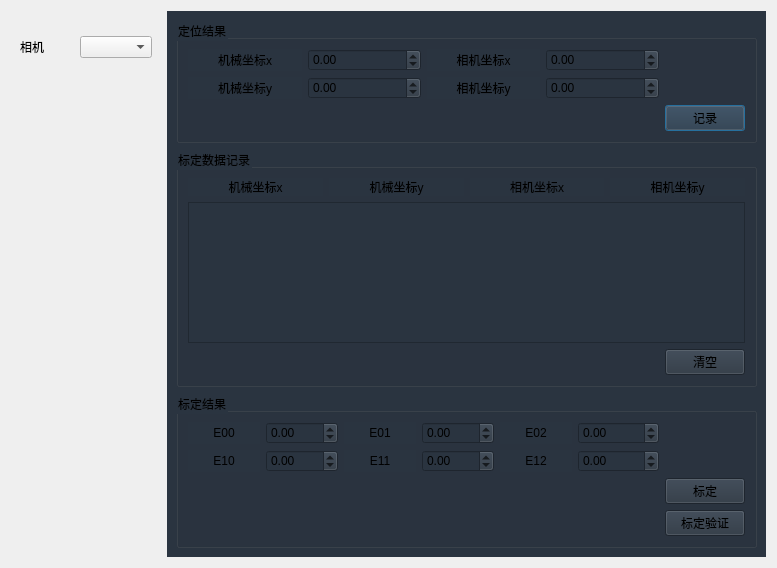
<?xml version="1.0" encoding="UTF-8"?>
<ui version="4.0">
 <class>DialogCalibration</class>
 <widget class="QDialog" name="DialogCalibration">
  <property name="geometry">
   <rect>
    <x>0</x>
    <y>0</y>
    <width>777</width>
    <height>568</height>
   </rect>
  </property>
  <property name="windowTitle">
   <string>相机标定</string>
  </property>
  <layout class="QGridLayout" name="gridLayout_12">
   <item row="0" column="0">
    <layout class="QGridLayout" name="gridLayout" columnstretch="1,4">
     <item row="0" column="0">
      <widget class="QWidget" name="widget" native="true">
       <layout class="QGridLayout" name="gridLayout_4">
        <property name="topMargin">
         <number>25</number>
        </property>
        <property name="verticalSpacing">
         <number>25</number>
        </property>
        <item row="0" column="1">
         <widget class="QComboBox" name="comboBox_cam"/>
        </item>
        <item row="0" column="0">
         <widget class="QLabel" name="label">
          <property name="text">
           <string>相机</string>
          </property>
         </widget>
        </item>
        <item row="1" column="0">
         <spacer name="verticalSpacer">
          <property name="orientation">
           <enum>Qt::Vertical</enum>
          </property>
          <property name="sizeHint" stdset="0">
           <size>
            <width>20</width>
            <height>40</height>
           </size>
          </property>
         </spacer>
        </item>
       </layout>
      </widget>
     </item>
     <item row="0" column="1">
      <widget class="QWidget" name="widget_2" native="true">
       <property name="styleSheet">
        <string notr="true">QWidget
{
background-color: rgb(42, 52, 64);
}</string>
       </property>
       <layout class="QGridLayout" name="gridLayout_3" rowstretch="2,4,2">
        <item row="0" column="0">
         <widget class="QGroupBox" name="groupBox_3">
          <property name="title">
           <string>定位结果</string>
          </property>
          <layout class="QGridLayout" name="gridLayout_11">
           <item row="0" column="0">
            <layout class="QGridLayout" name="gridLayout_8" columnstretch="1,1,0">
             <item row="0" column="0">
              <layout class="QGridLayout" name="gridLayout_6" rowstretch="0,0">
               <item row="0" column="0">
                <widget class="QLabel" name="label_6">
                 <property name="text">
                  <string>机械坐标x</string>
                 </property>
                 <property name="alignment">
                  <set>Qt::AlignCenter</set>
                 </property>
                </widget>
               </item>
               <item row="1" column="0">
                <widget class="QLabel" name="label_4">
                 <property name="text">
                  <string>机械坐标y</string>
                 </property>
                 <property name="alignment">
                  <set>Qt::AlignCenter</set>
                 </property>
                </widget>
               </item>
               <item row="0" column="1">
                <widget class="QDoubleSpinBox" name="doubleSpinBox_robotX">
                 <property name="minimum">
                  <double>-99999.000000000000000</double>
                 </property>
                 <property name="maximum">
                  <double>99999.000000000000000</double>
                 </property>
                </widget>
               </item>
               <item row="1" column="1">
                <widget class="QDoubleSpinBox" name="doubleSpinBox_robotY">
                 <property name="minimum">
                  <double>-99999.000000000000000</double>
                 </property>
                 <property name="maximum">
                  <double>99999.000000000000000</double>
                 </property>
                </widget>
               </item>
              </layout>
             </item>
             <item row="0" column="1">
              <layout class="QGridLayout" name="gridLayout_7">
               <item row="0" column="0">
                <widget class="QLabel" name="label_7">
                 <property name="text">
                  <string>相机坐标x</string>
                 </property>
                 <property name="alignment">
                  <set>Qt::AlignCenter</set>
                 </property>
                </widget>
               </item>
               <item row="0" column="1">
                <widget class="QDoubleSpinBox" name="doubleSpinBox_camX">
                 <property name="minimum">
                  <double>-99999.000000000000000</double>
                 </property>
                 <property name="maximum">
                  <double>99999.000000000000000</double>
                 </property>
                </widget>
               </item>
               <item row="1" column="0">
                <widget class="QLabel" name="label_5">
                 <property name="text">
                  <string>相机坐标y</string>
                 </property>
                 <property name="alignment">
                  <set>Qt::AlignCenter</set>
                 </property>
                </widget>
               </item>
               <item row="1" column="1">
                <widget class="QDoubleSpinBox" name="doubleSpinBox_camY">
                 <property name="minimum">
                  <double>-99999.000000000000000</double>
                 </property>
                 <property name="maximum">
                  <double>99999.000000000000000</double>
                 </property>
                </widget>
               </item>
              </layout>
             </item>
             <item row="1" column="2">
              <widget class="QPushButton" name="pushButton_record">
               <property name="text">
                <string>记录</string>
               </property>
              </widget>
             </item>
            </layout>
           </item>
          </layout>
         </widget>
        </item>
        <item row="1" column="0">
         <widget class="QGroupBox" name="groupBox_2">
          <property name="title">
           <string>标定数据记录</string>
          </property>
          <layout class="QGridLayout" name="gridLayout_2">
           <item row="0" column="0" colspan="2">
            <layout class="QGridLayout" name="gridLayout_5">
             <item row="0" column="0">
              <widget class="QLabel" name="label_15">
               <property name="text">
                <string>机械坐标x</string>
               </property>
               <property name="alignment">
                <set>Qt::AlignCenter</set>
               </property>
              </widget>
             </item>
             <item row="0" column="1">
              <widget class="QLabel" name="label_16">
               <property name="text">
                <string>机械坐标y</string>
               </property>
               <property name="alignment">
                <set>Qt::AlignCenter</set>
               </property>
              </widget>
             </item>
             <item row="0" column="2">
              <widget class="QLabel" name="label_17">
               <property name="text">
                <string>相机坐标x</string>
               </property>
               <property name="alignment">
                <set>Qt::AlignCenter</set>
               </property>
              </widget>
             </item>
             <item row="0" column="3">
              <widget class="QLabel" name="label_14">
               <property name="text">
                <string>相机坐标y</string>
               </property>
               <property name="alignment">
                <set>Qt::AlignCenter</set>
               </property>
              </widget>
             </item>
            </layout>
           </item>
           <item row="1" column="0" colspan="2">
            <widget class="QTableWidget" name="tableWidget">
             <property name="styleSheet">
              <string notr="true">QTableWidget QHeaderView::section{
	color: #ffffff;
	background-color: #263851;
	border:1px solid #7B95AF;
}

QTableWidget {
	
	font: 14pt;
}</string>
             </property>
             <property name="horizontalScrollBarPolicy">
              <enum>Qt::ScrollBarAlwaysOff</enum>
             </property>
             <attribute name="horizontalHeaderVisible">
              <bool>false</bool>
             </attribute>
             <attribute name="horizontalHeaderDefaultSectionSize">
              <number>138</number>
             </attribute>
             <attribute name="verticalHeaderVisible">
              <bool>false</bool>
             </attribute>
             <column>
              <property name="text">
               <string>机械坐标x</string>
              </property>
             </column>
             <column>
              <property name="text">
               <string>机械坐标y</string>
              </property>
             </column>
             <column>
              <property name="text">
               <string>相机坐标x</string>
              </property>
             </column>
             <column>
              <property name="text">
               <string>相机坐标y</string>
              </property>
             </column>
            </widget>
           </item>
           <item row="2" column="0">
            <spacer name="horizontalSpacer">
             <property name="orientation">
              <enum>Qt::Horizontal</enum>
             </property>
             <property name="sizeHint" stdset="0">
              <size>
               <width>40</width>
               <height>20</height>
              </size>
             </property>
            </spacer>
           </item>
           <item row="2" column="1">
            <widget class="QPushButton" name="pushButton_clear">
             <property name="text">
              <string>清空</string>
             </property>
            </widget>
           </item>
          </layout>
         </widget>
        </item>
        <item row="2" column="0">
         <widget class="QGroupBox" name="groupBox">
          <property name="styleSheet">
           <string notr="true"/>
          </property>
          <property name="title">
           <string>标定结果</string>
          </property>
          <layout class="QGridLayout" name="gridLayout_10" rowstretch="1,0,0,0,0,0" columnstretch="1,0">
           <item row="4" column="1">
            <widget class="QPushButton" name="pushButton_calibration">
             <property name="text">
              <string>标定</string>
             </property>
            </widget>
           </item>
           <item row="0" column="0">
            <layout class="QGridLayout" name="gridLayout_9" columnstretch="0,0,0,0,0,0">
             <item row="0" column="0">
              <widget class="QLabel" name="label_8">
               <property name="text">
                <string>E00</string>
               </property>
               <property name="alignment">
                <set>Qt::AlignCenter</set>
               </property>
              </widget>
             </item>
             <item row="0" column="1">
              <widget class="QDoubleSpinBox" name="doubleSpinBox_H00">
               <property name="minimum">
                <double>-100.000000000000000</double>
               </property>
               <property name="maximum">
                <double>100.000000000000000</double>
               </property>
              </widget>
             </item>
             <item row="1" column="0">
              <widget class="QLabel" name="label_11">
               <property name="text">
                <string>E10</string>
               </property>
               <property name="alignment">
                <set>Qt::AlignCenter</set>
               </property>
              </widget>
             </item>
             <item row="1" column="1">
              <widget class="QDoubleSpinBox" name="doubleSpinBox_H10">
               <property name="minimum">
                <double>-100.000000000000000</double>
               </property>
               <property name="maximum">
                <double>100.000000000000000</double>
               </property>
              </widget>
             </item>
             <item row="0" column="2">
              <widget class="QLabel" name="label_9">
               <property name="text">
                <string>E01</string>
               </property>
               <property name="alignment">
                <set>Qt::AlignCenter</set>
               </property>
              </widget>
             </item>
             <item row="1" column="2">
              <widget class="QLabel" name="label_12">
               <property name="text">
                <string>E11</string>
               </property>
               <property name="alignment">
                <set>Qt::AlignCenter</set>
               </property>
              </widget>
             </item>
             <item row="0" column="3">
              <widget class="QDoubleSpinBox" name="doubleSpinBox_H01">
               <property name="minimum">
                <double>-100.000000000000000</double>
               </property>
               <property name="maximum">
                <double>100.000000000000000</double>
               </property>
              </widget>
             </item>
             <item row="1" column="3">
              <widget class="QDoubleSpinBox" name="doubleSpinBox_H11">
               <property name="minimum">
                <double>-100.000000000000000</double>
               </property>
               <property name="maximum">
                <double>100.000000000000000</double>
               </property>
              </widget>
             </item>
             <item row="0" column="4">
              <widget class="QLabel" name="label_10">
               <property name="text">
                <string>E02</string>
               </property>
               <property name="alignment">
                <set>Qt::AlignCenter</set>
               </property>
              </widget>
             </item>
             <item row="0" column="5">
              <widget class="QDoubleSpinBox" name="doubleSpinBox_H02">
               <property name="minimum">
                <double>-99999.000000000000000</double>
               </property>
               <property name="maximum">
                <double>99999.000000000000000</double>
               </property>
              </widget>
             </item>
             <item row="1" column="4">
              <widget class="QLabel" name="label_13">
               <property name="text">
                <string>E12</string>
               </property>
               <property name="alignment">
                <set>Qt::AlignCenter</set>
               </property>
              </widget>
             </item>
             <item row="1" column="5">
              <widget class="QDoubleSpinBox" name="doubleSpinBox_H12">
               <property name="minimum">
                <double>-99999.000000000000000</double>
               </property>
               <property name="maximum">
                <double>99999.000000000000000</double>
               </property>
              </widget>
             </item>
            </layout>
           </item>
           <item row="5" column="1">
            <widget class="QPushButton" name="pushButton_calibration_check">
             <property name="text">
              <string>标定验证</string>
             </property>
            </widget>
           </item>
          </layout>
         </widget>
        </item>
       </layout>
      </widget>
     </item>
    </layout>
   </item>
  </layout>
 </widget>
 <resources/>
 <connections/>
</ui>
